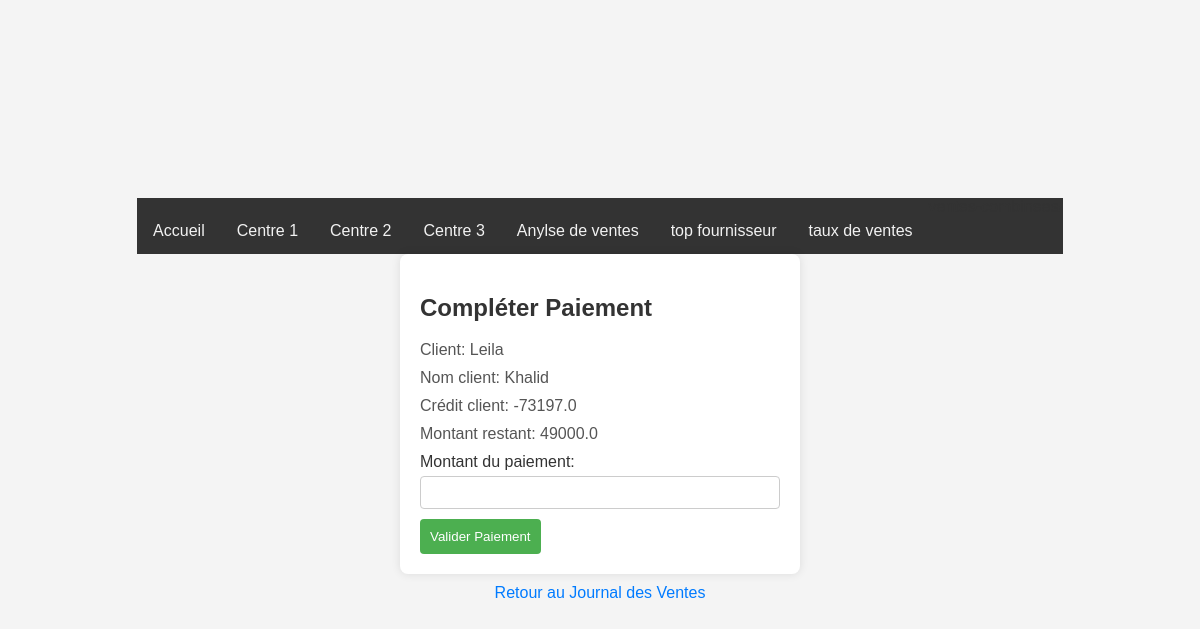
The app's page /completer_credit/2/ with its own data.
### application/models.py (models this page shows, shortened)
class Vente(models.Model):
     qtev= models.IntegerField()
     DateV=models.DateField()
     prixv= models.FloatField(max_length=20)
     montantv= models.FloatField(max_length=20)
     clientv= models.ForeignKey(Client, on_delete=models.CASCADE)
     produitv=models.ForeignKey(Produit, on_delete=models.CASCADE)
     centre = models.ForeignKey(Centre, on_delete=models.CASCADE, null=True, blank=True)
     def montant_total_calcule(self):
             return self.qtev * self.prixv
     def reste_apayer(self):
             return  self.montant_total_calcule() - self.montantv

class Client(models.Model):
     nomc= models.CharField(max_length=40)
     prenomc= models.CharField(max_length=40)
     adressec= models.CharField(max_length=100)
     telc= models.IntegerField()
     creditc= models.FloatField(max_length=20)

### application/views.py (the view)
# urls.py: path('completer_credit/<int:pk>/', views.completer_credit, name='completer_credit'),
def completer_credit(request, pk):
    vente = Vente.objects.get(id=pk)
    if request.method == 'POST':
        form = CompleterCreditForm(request.POST)
        if form.is_valid():
            montant_paiement = form.cleaned_data['montantpv']
            if 0 < montant_paiement <= vente.reste_apayer():
                vente.montantv += montant_paiement
                vente.save()
                vente.clientv.creditc -= montant_paiement
                vente.clientv.save()
                return redirect('journal_vente')
    else:
        form = CompleterCreditForm()
    return render(request, 'completer_credit.html', {'form': form, 'vente': vente})

### application/forms.py
class CompleterCreditForm(forms.ModelForm):
    class Meta:
        model = PaimentCredit
        fields = ['montantpv']

### application/templates/completer_credit.html (shortened to what this page needs)
{% load static %}
<!DOCTYPE html><!DOCTYPE html>
<html lang="en">
<head>
    <link rel="stylesheet" href="{% static 'application/styles.css' %}">
</head>
<body>
    <nav class="nav-agriculture">
        <a href="{% url 'index' %}">Accueil</a>
        <a href="{% url 'centre_menu' centre_id=1 %}">Centre 1</a>
        <a href="{% url 'centre_menu' centre_id=2 %}">Centre 2</a>
        <a href="{% url 'centre_menu' centre_id=3 %}">Centre 3</a>
        <a href="{% url 'analyse_ventes' %}">Anylse de ventes </a>
        <a href="{% url 'top_fournisseurs' %}">top fournisseur </a>
        <a href="{% url 'ventes_combinees' %}">taux de ventes  </a>
    </nav>
    <form method="post" action="{% url 'completer_credit' pk=vente.pk %}">
        <h2>Compléter Paiement</h2>
        <p>Client: {{ vente.clientv.nomc }} </p>
        <p>Nom client: {{ vente.clientv.prenomc }} </p>
        <p>Crédit client: {{ vente.clientv.creditc }}</p>
        <p>Montant restant: {{ vente.reste_apayer }}</p>
        <label for="montantpv">Montant du paiement:</label>
        <input type="number" name="montantpv" step="0.01" required>
        <button type="submit">Valider Paiement</button>
    </form>
    <a href="{% url 'journal_vente' %}">Retour au Journal des Ventes</a>
</body>
</html>

### application/static/application/styles.css (style rules this page uses)
body { font-family: 'Arial', sans-serif; color: #333; background-color: #f4f4f4; margin: 0; padding: 0; }
.nav-agriculture { background-color: #333; overflow: hidden; }
.nav-agriculture a { float: left; display: block; color: #f2f2f2; text-align: center; padding: 14px 16px; text-decoration: none; }

### application/templates/completer_credit.html (style rules this page uses)
body { font-family: 'Arial', sans-serif; background-color: #f4f4f4; margin: 0; padding: 0; display: flex; flex-direction: column; align-items: center; justify-content: center; height: 100vh; }
form { background-color: #fff; padding: 20px; border-radius: 8px; box-shadow: 0 0 10px rgba(0, 0, 0, 0.1); max-width: 400px; width: 100%; box-sizing: border-box; }
h2 { color: #333; }
p { margin: 10px 0; color: #555; }
label { display: block; margin-bottom: 5px; color: #333; }
input { width: 100%; padding: 8px; margin-bottom: 10px; box-sizing: border-box; border: 1px solid #ccc; border-radius: 4px; }
button { background-color: #4caf50; color: #fff; padding: 10px; border: none; border-radius: 4px; cursor: pointer; }
a { text-decoration: none; color: #007bff; margin-top: 10px; display: inline-block; }

### records on screen
Vente: clientv.nomc "Leila", clientv.prenomc "Khalid", clientv.creditc "-73197.0", reste_apayer "49000.0"
